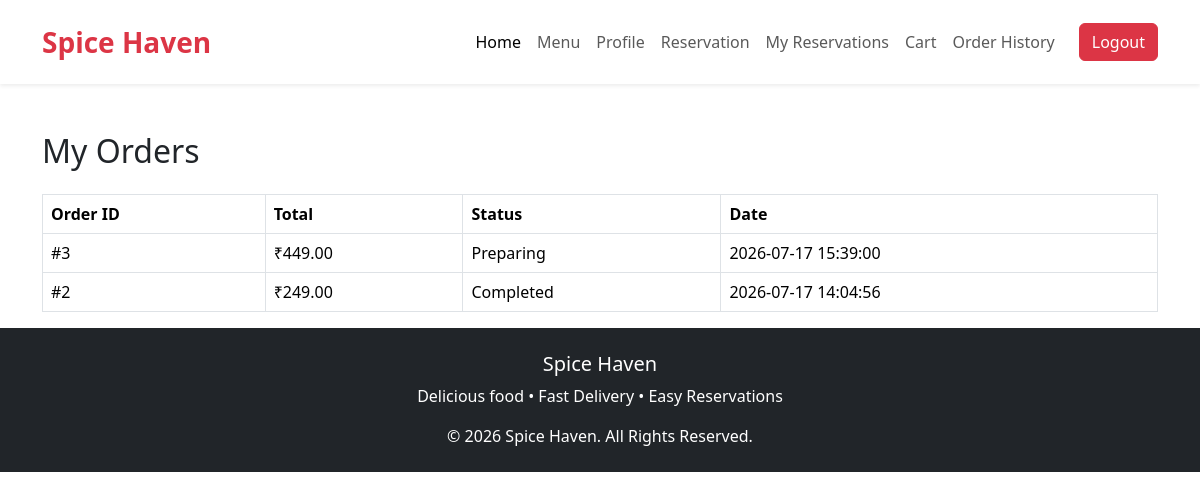
Screenshot of /customer/order_history.php (signed in) with the database file from the repository.
### tables this page shows
CREATE TABLE `orders` (
  `id` int(11) NOT NULL,
  `user_id` int(11) NOT NULL,
  `total_amount` decimal(10,2) NOT NULL,
  `order_status` varchar(30) DEFAULT 'Pending',
  `order_date` timestamp NOT NULL DEFAULT current_timestamp()
);

### customer/order_history.php (the view, shortened to what this page needs)
<?php
include("../includes/db.php");
include("../includes/navbar.php");
$user_id = $_SESSION['user_id'];
$result = mysqli_query($conn,
"SELECT *
FROM orders
WHERE user_id='$user_id'
ORDER BY id DESC");
?>
<!DOCTYPE html>
<html>
<head>
<link href="https://cdn.jsdelivr.net/npm/bootstrap@5.3.3/dist/css/bootstrap.min.css" rel="stylesheet">
</head>
<body>
<div class="container mt-5">
<h2 class="mb-4">My Orders</h2>
<table class="table table-bordered">
<tr>
<th>Order ID</th>
<th>Total</th>
<th>Status</th>
<th>Date</th>
</tr>
<?php while($row=mysqli_fetch_assoc($result)){ ?>
<tr>
<td>#<?php echo $row['id']; ?></td>
<td>₹<?php echo $row['total_amount']; ?></td>
<td><?php echo $row['order_status']; ?></td>
<td><?php echo $row['order_date']; ?></td>
</tr>
<?php } ?>
</table>
</div>
<?php include("../includes/footer.php"); ?>
</body>
</html>

### rows the page displays
orders: id "3", total_amount "449.00", order_status "Preparing", order_date "2026-07-17 15:39:00"
orders: id "2", total_amount "249.00", order_status "Completed", order_date "2026-07-17 14:04:56"
